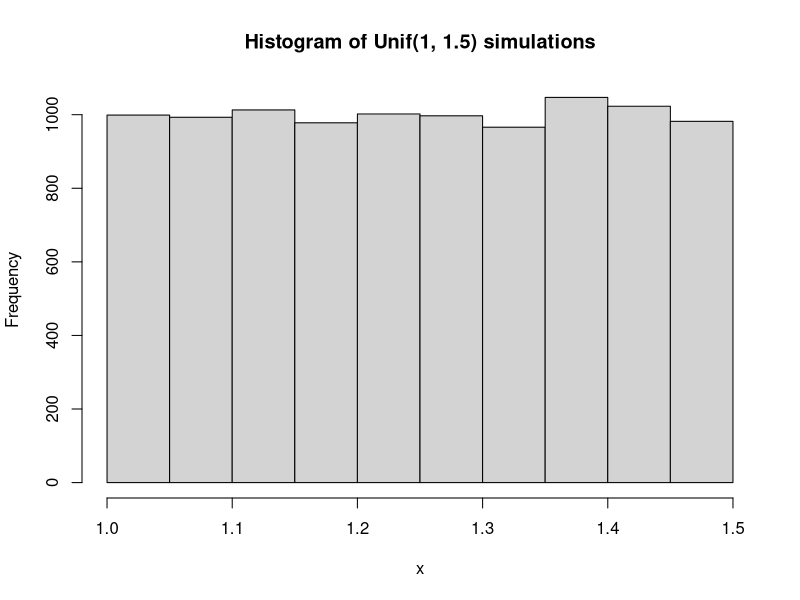
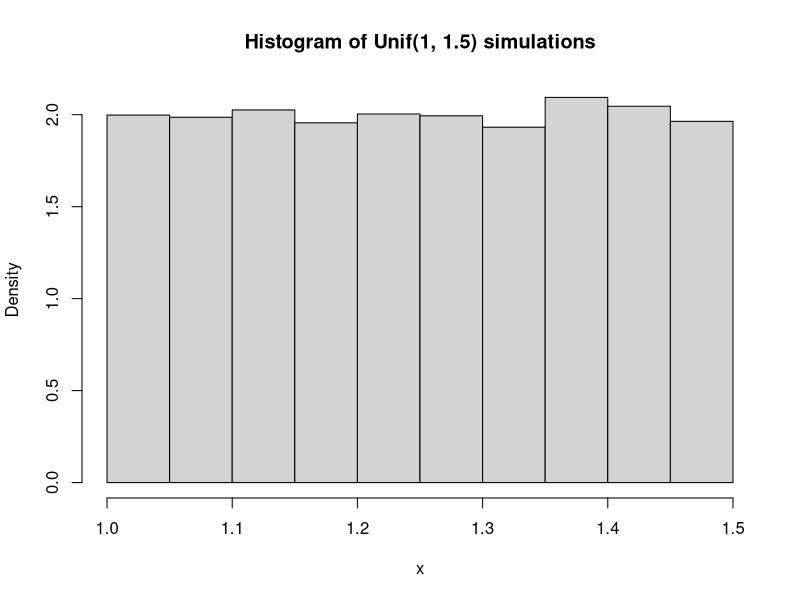
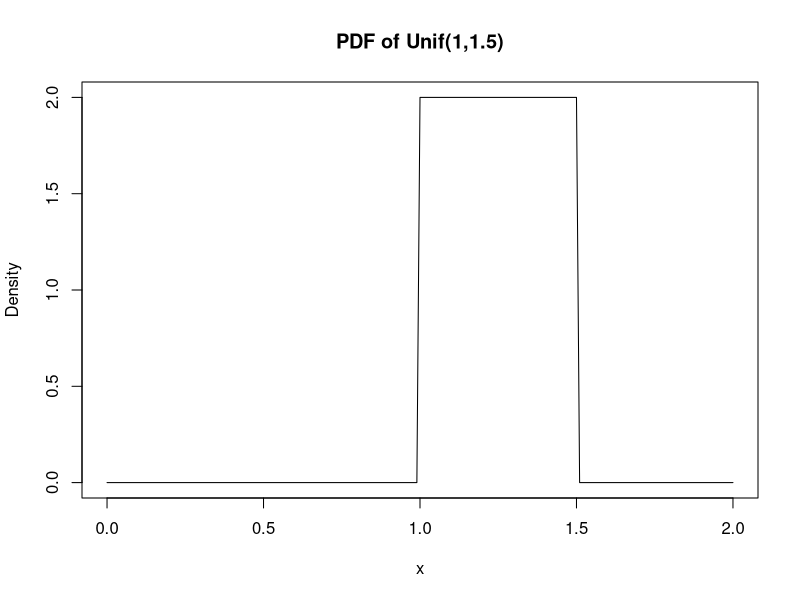
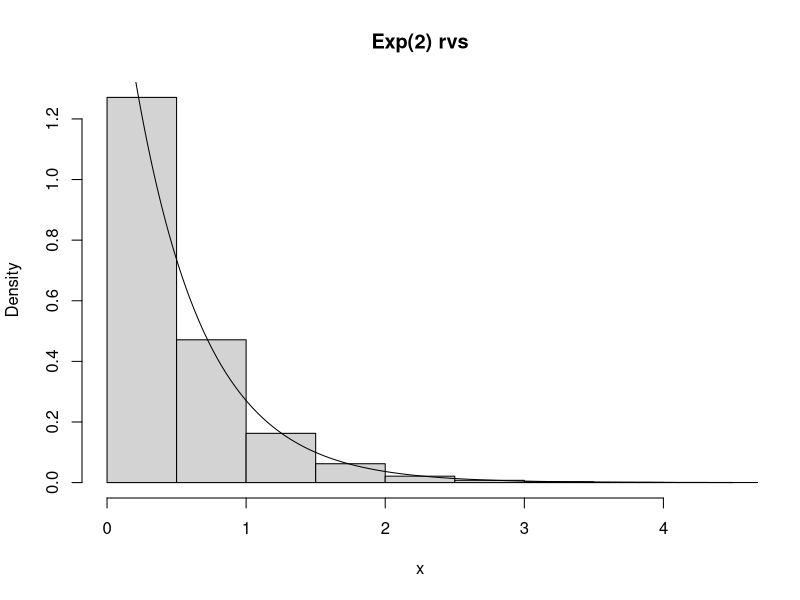
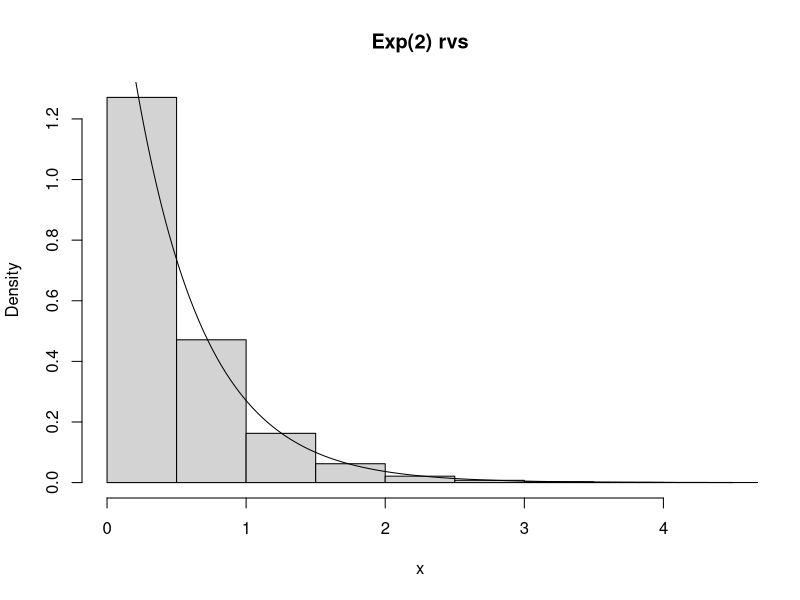

Write the R code that produced these figures, in order.
## ---- chunk 1
knitr::opts_chunk$set(echo = TRUE, fig.height = 3)
## ---- chunk 2
# X ~ N(0, 4) -> What is P(X <= 0)?
pnorm(0, mean = 0, sd = 2)
## ---- chunk 3
# Generate 10 random variables from the Unif(0,1) distribution:
runif(10, min = 0, max = 1)

# X ~ Exp(2). What is f(1)?

# Obtain median of standard normal
## ---- chunk 4
# simulate lots and lots of Unif(1, 1.5) rvs
sims <- runif(10000, min = 1, max = 1.5)

# make a histogram of the simulations
hist(x= sims, xlab = "x", main = "Histogram of Unif(1, 1.5) simulations")

# turn y-axis into a density
hist(x = sims,  xlab = "x", main = "Histogram of Unif(1, 1.5) simulations",
     freq = F)
## ---- chunk 5
# create a sequence of values from 0 and 2 at equally-size 0.01 increments
x_seq <- seq(0, 2, 0.01)

# evaluate PDF of interest at each value in x_seq
f <- dunif(x_seq, min = 1, max = 1.5)

# type = "l" turns into lines
plot(x = x_seq, y = f, xlab = "x", ylab = "Density", main = "PDF of Unif(1,1.5)",
     type = "l")
## ---- chunk 6
# generate lots of Unif(0,1) rvs
u <- runif(10000, min = 0, max = 1)

# use inverse CDF that we derived
lambda <- 2
x <- (-1/lambda) * log(1 - u)

# let's visualize them:
hist(x, xlab = "x", main = "Exp(2) rvs", freq = F)

# let's add the following to to double check
x_seq <- seq(0, 5, 0.01)
f <- dexp(x_seq, rate = lambda)
lines(x_seq, f, type = "l")
## ---- chunk 7
my_dexp <- function(x, lambda){
  n <- length(x)
  ret <- rep(0, n)
  for(i in 1:n){
      if(x[i] > 0){
        ret[i] <- x[i] * exp(-lambda * x[i])
      } 
  }
}
f2 <- my_dexp(x_seq, lambda)
hist(x, xlab = "x", main = "Exp(2) rvs", freq = F)
lines(x_seq, f, type = "l")
